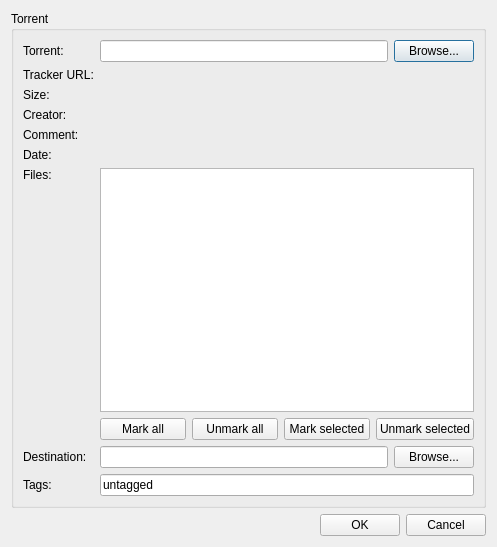
<ui version="4.0" >
 <class>AddTorrent</class>
 <widget class="QDialog" name="AddTorrent" >
  <property name="geometry" >
   <rect>
    <x>0</x>
    <y>0</y>
    <width>497</width>
    <height>547</height>
   </rect>
  </property>
  <property name="windowTitle" >
   <string>Add torrent</string>
  </property>
  <property name="windowIcon" >
   <iconset>
    <normaloff/>
   </iconset>
  </property>
  <layout class="QVBoxLayout" >
   <item>
    <widget class="QGroupBox" name="groupBox" >
     <property name="title" >
      <string>Torrent</string>
     </property>
     <layout class="QGridLayout" >
      <item row="0" column="0" >
       <widget class="QLabel" name="label" >
        <property name="text" >
         <string>Torrent:</string>
        </property>
       </widget>
      </item>
      <item row="0" column="1" >
       <layout class="QHBoxLayout" >
        <item>
         <widget class="QLineEdit" name="TorrentFile_" />
        </item>
        <item>
         <widget class="QPushButton" name="TorrentBrowse_" >
          <property name="text" >
           <string>Browse...</string>
          </property>
         </widget>
        </item>
       </layout>
      </item>
      <item row="1" column="0" >
       <widget class="QLabel" name="label_2" >
        <property name="text" >
         <string>Tracker URL:</string>
        </property>
       </widget>
      </item>
      <item row="1" column="1" >
       <widget class="QLabel" name="TrackerURL_" >
        <property name="text" >
         <string>&lt;unknown></string>
        </property>
       </widget>
      </item>
      <item row="2" column="0" >
       <widget class="QLabel" name="label_3" >
        <property name="text" >
         <string>Size:</string>
        </property>
       </widget>
      </item>
      <item row="2" column="1" >
       <widget class="QLabel" name="Size_" >
        <property name="text" >
         <string>&lt;unknown></string>
        </property>
       </widget>
      </item>
      <item row="3" column="0" >
       <widget class="QLabel" name="label_6" >
        <property name="text" >
         <string>Creator:</string>
        </property>
       </widget>
      </item>
      <item row="3" column="1" >
       <widget class="QLabel" name="Creator_" >
        <property name="text" >
         <string>&lt;unknown></string>
        </property>
       </widget>
      </item>
      <item row="4" column="0" >
       <widget class="QLabel" name="label_8" >
        <property name="text" >
         <string>Comment:</string>
        </property>
       </widget>
      </item>
      <item row="4" column="1" >
       <widget class="QLabel" name="Comment_" >
        <property name="text" >
         <string>&lt;unknown></string>
        </property>
       </widget>
      </item>
      <item row="5" column="0" >
       <widget class="QLabel" name="label_12" >
        <property name="text" >
         <string>Date:</string>
        </property>
       </widget>
      </item>
      <item row="5" column="1" >
       <widget class="QLabel" name="Date_" >
        <property name="text" >
         <string>&lt;unknown></string>
        </property>
       </widget>
      </item>
      <item row="6" column="0" >
       <widget class="QLabel" name="label_10" >
        <property name="text" >
         <string>Files:</string>
        </property>
       </widget>
      </item>
      <item row="7" column="0" >
       <spacer>
        <property name="orientation" >
         <enum>Qt::Vertical</enum>
        </property>
        <property name="sizeHint" stdset="0" >
         <size>
          <width>20</width>
          <height>40</height>
         </size>
        </property>
       </spacer>
      </item>
      <item row="8" column="1" >
       <layout class="QHBoxLayout" >
        <item>
         <widget class="QPushButton" name="MarkAll_" >
          <property name="text" >
           <string>Mark all</string>
          </property>
         </widget>
        </item>
        <item>
         <widget class="QPushButton" name="UnmarkAll_" >
          <property name="text" >
           <string>Unmark all</string>
          </property>
         </widget>
        </item>
        <item>
         <widget class="QPushButton" name="MarkSelected_" >
          <property name="text" >
           <string>Mark selected</string>
          </property>
         </widget>
        </item>
        <item>
         <widget class="QPushButton" name="UnmarkSelected_" >
          <property name="text" >
           <string>Unmark selected</string>
          </property>
         </widget>
        </item>
       </layout>
      </item>
      <item row="9" column="0" >
       <widget class="QLabel" name="label_11" >
        <property name="text" >
         <string>Destination:</string>
        </property>
       </widget>
      </item>
      <item row="9" column="1" >
       <layout class="QHBoxLayout" >
        <item>
         <widget class="QLineEdit" name="Destination_" />
        </item>
        <item>
         <widget class="QPushButton" name="DestinationBrowse_" >
          <property name="text" >
           <string>Browse...</string>
          </property>
         </widget>
        </item>
       </layout>
      </item>
      <item row="10" column="0" >
       <widget class="QLabel" name="label_4" >
        <property name="text" >
         <string>Tags:</string>
        </property>
       </widget>
      </item>
      <item row="10" column="1" >
       <widget class="TagsLineEdit" name="TagsEdit_" >
        <property name="text" >
         <string>untagged</string>
        </property>
       </widget>
      </item>
      <item rowspan="2" row="6" column="1" >
       <widget class="QTreeView" name="FilesView_" >
        <property name="editTriggers" >
         <set>QAbstractItemView::NoEditTriggers</set>
        </property>
        <property name="showDropIndicator" stdset="0" >
         <bool>false</bool>
        </property>
        <property name="alternatingRowColors" >
         <bool>true</bool>
        </property>
        <property name="selectionMode" >
         <enum>QAbstractItemView::ExtendedSelection</enum>
        </property>
        <property name="rootIsDecorated" >
         <bool>true</bool>
        </property>
       </widget>
      </item>
     </layout>
    </widget>
   </item>
   <item>
    <layout class="QHBoxLayout" >
     <item>
      <spacer>
       <property name="orientation" >
        <enum>Qt::Horizontal</enum>
       </property>
       <property name="sizeHint" stdset="0" >
        <size>
         <width>40</width>
         <height>20</height>
        </size>
       </property>
      </spacer>
     </item>
     <item>
      <widget class="QPushButton" name="OK_" >
       <property name="text" >
        <string>OK</string>
       </property>
      </widget>
     </item>
     <item>
      <widget class="QPushButton" name="Cancel_" >
       <property name="text" >
        <string>Cancel</string>
       </property>
      </widget>
     </item>
    </layout>
   </item>
  </layout>
 </widget>
 <customwidgets>
  <customwidget>
   <class>TagsLineEdit</class>
   <extends>QLineEdit</extends>
   <header>../../plugininterface/tagslineedit.h</header>
  </customwidget>
 </customwidgets>
 <resources>
  <include location="resources.qrc" />
 </resources>
 <connections>
  <connection>
   <sender>OK_</sender>
   <signal>released()</signal>
   <receiver>AddTorrent</receiver>
   <slot>accept()</slot>
   <hints>
    <hint type="sourcelabel" >
     <x>366</x>
     <y>462</y>
    </hint>
    <hint type="destinationlabel" >
     <x>312</x>
     <y>470</y>
    </hint>
   </hints>
  </connection>
  <connection>
   <sender>Cancel_</sender>
   <signal>released()</signal>
   <receiver>AddTorrent</receiver>
   <slot>reject()</slot>
   <hints>
    <hint type="sourcelabel" >
     <x>453</x>
     <y>456</y>
    </hint>
    <hint type="destinationlabel" >
     <x>493</x>
     <y>451</y>
    </hint>
   </hints>
  </connection>
  <connection>
   <sender>TorrentFile_</sender>
   <signal>returnPressed()</signal>
   <receiver>OK_</receiver>
   <slot>animateClick()</slot>
   <hints>
    <hint type="sourcelabel" >
     <x>202</x>
     <y>47</y>
    </hint>
    <hint type="destinationlabel" >
     <x>378</x>
     <y>457</y>
    </hint>
   </hints>
  </connection>
  <connection>
   <sender>Destination_</sender>
   <signal>returnPressed()</signal>
   <receiver>OK_</receiver>
   <slot>animateClick()</slot>
   <hints>
    <hint type="sourcelabel" >
     <x>307</x>
     <y>409</y>
    </hint>
    <hint type="destinationlabel" >
     <x>392</x>
     <y>470</y>
    </hint>
   </hints>
  </connection>
 </connections>
</ui>
